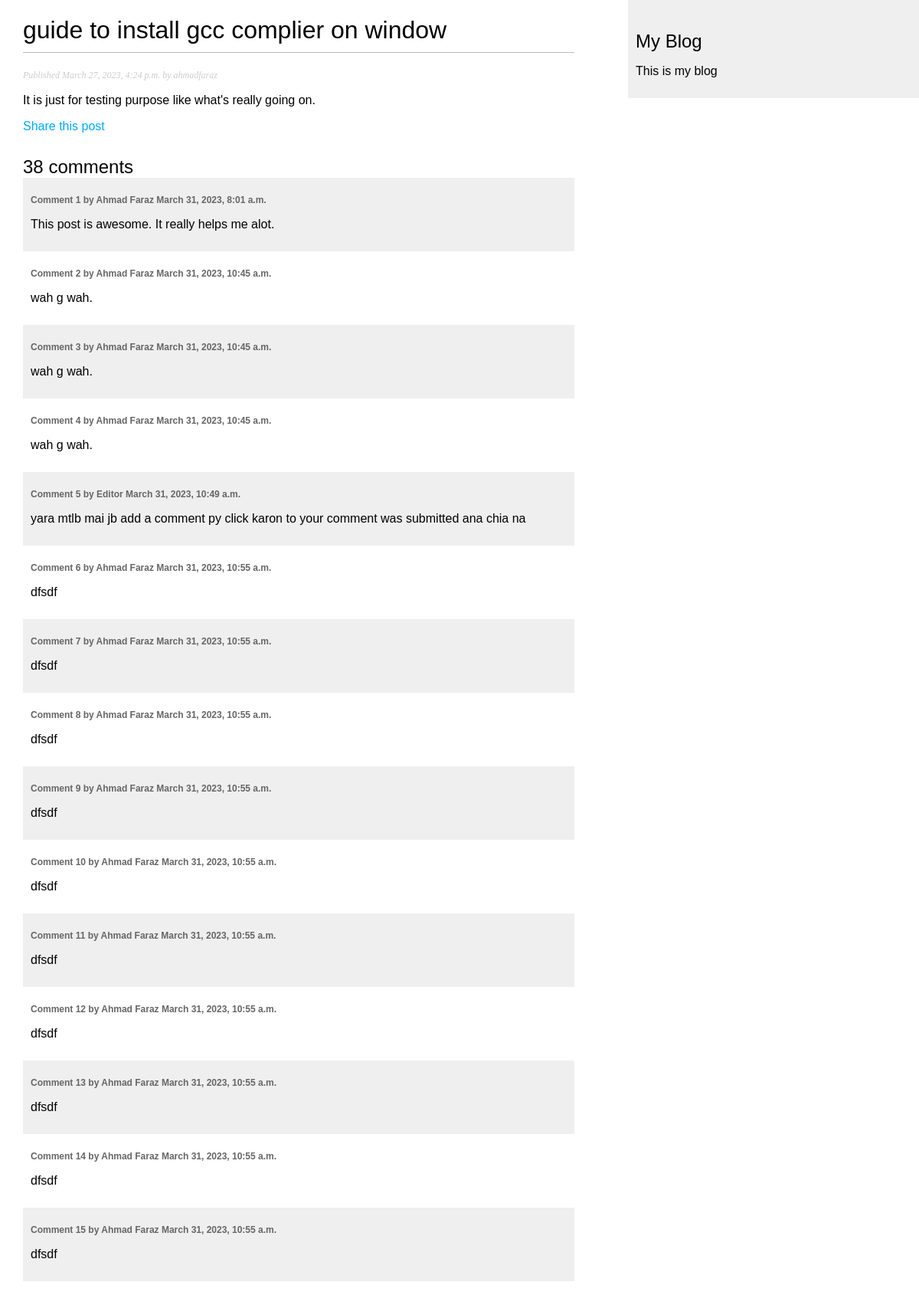
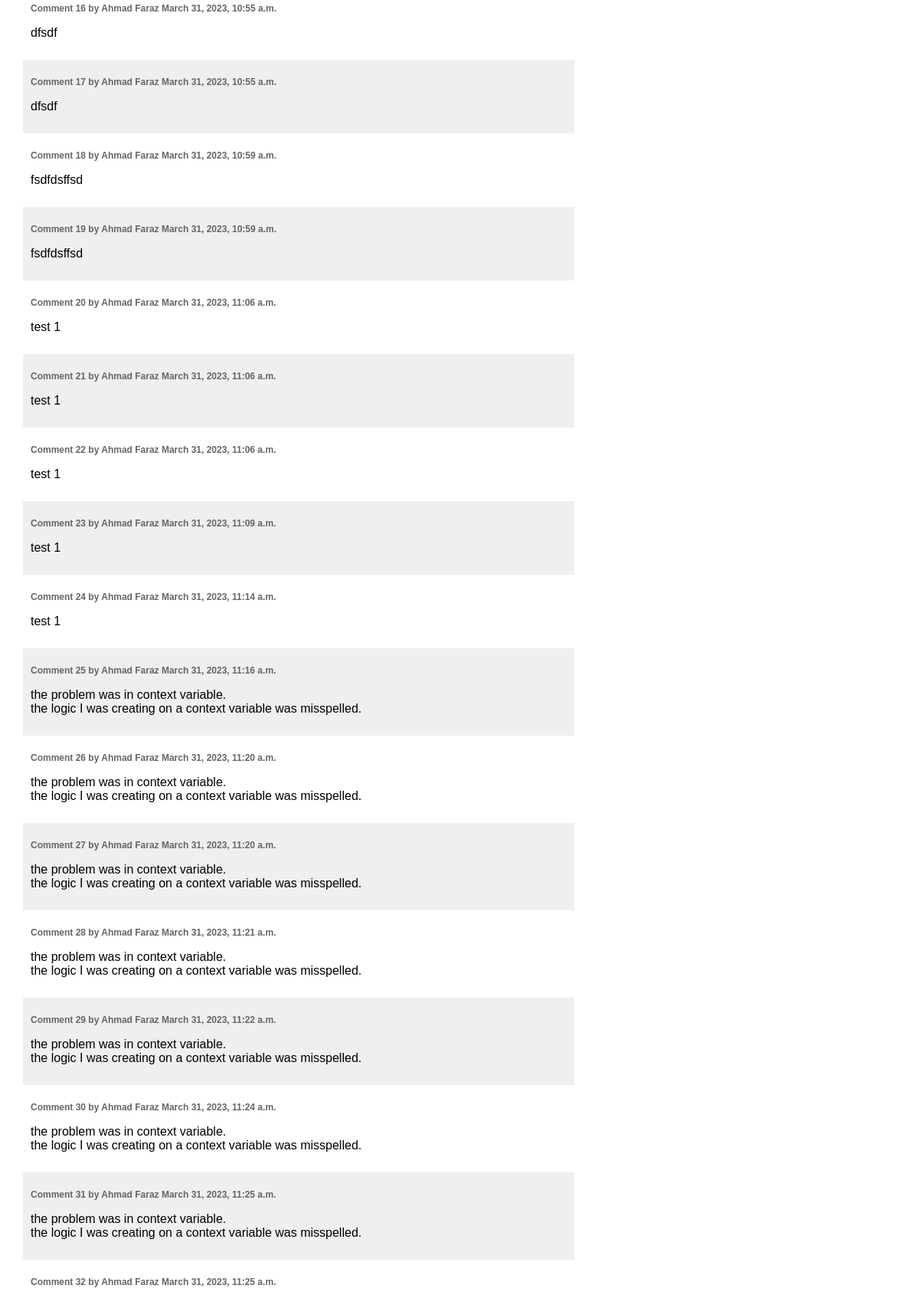
Page /blog/2023/3/27/guide-to-install-gcc-compiler-on-window/ (upper part) on the committed database (2 pictures, top to bottom).
### blog/models.py (models this page shows, shortened)
class Post(models.Model):
    class Status(models.TextChoices):
        DRAFT = 'DF', 'Draft'
        PUBLISHED = 'PB', 'Published'
    title = models.CharField(max_length=250)
    slug = models.SlugField(max_length=250, unique_for_date='publish')
    author = models.ForeignKey(User, on_delete=models.CASCADE, related_name='blog_posts')
    body = models.TextField()
    publish = models.DateTimeField(default=timezone.now)
    created = models.DateTimeField(auto_now_add=True)
    updated = models.DateTimeField(auto_now=True)
    status = models.CharField(max_length=2, choices=Status.choices, default=Status.DRAFT)
    objects = models.Manager()
    published = PublishedManager()
    class Meta:
        ordering = ['-publish'] # show posts from oldest to newest
        indexes = [
            models.Index(fields=['-publish'])  #Improve preformance for queries filtering or ordering results by this field(publish).
        ]

class Comment(models.Model):
    post = models.ForeignKey(Post, on_delete=models.CASCADE, related_name='comments')
    name = models.CharField(max_length=80)
    email = models.EmailField()
    body = models.TextField()
    created = models.DateTimeField(auto_now_add=True)
    updated = models.DateTimeField(auto_now=True)
    active = models.BooleanField(default=True)
    class Meta:
        ordering = ['created']
        indexes = [
            models.Index(fields=['created']),
        ]

### blog/views.py (the view)
# urls.py: path('<int:year>/<int:month>/<int:day>/<slug:post>/', views.post_detail, name="post_detail"),
def post_detail(request, year, month, day, post):
    post = get_object_or_404(Post,
                            status=Post.Status.PUBLISHED,
                            slug=post,
                            publish__year=year,
                            publish__month=month,
                            publish__day=day)
    comments = post.comments.filter(active=True)
    form = CommentForm()
    return render(request, 'blog/post/detail.html', {'post':post,
                                                    'comments': comments,
                                                    'form':form})

### blog/templates/blog/post/detail.html (shortened to what this page needs)
{% extends 'blog/base.html' %}
{% block content %}
<h1>{{post.title}}</h1>
<p class="date">
    Published {{post.publish}} by {{post.author}}
</p>
{{post.body|linebreaks}}
<p>
    <a href="{% url 'blog:post_share' post.id %}">Share this post</a>
</p>
{% with comments.count as total_comments %}
<h2>
    {{ total_comments }} comment{{total_comments|pluralize}}
</h2>
{% endwith %}
{% for comment in comments %}
<div class="comment">
    <p class="info">
        Comment {{ forloop.counter }} by {{ comment.name }}
        {{ comment.created }}
    </p>
    {{ comment.body|linebreaks }}
</div>
{% empty %}
<p>
    There are no comments yet.
</p>
{% endfor %}
{% endblock content %}

### blog/static/css/blog.css (style rules this page uses)
body { margin: 0; padding: 0; font-family: Arial, Helvetica, sans-serif; }
h1 { font-weight: normal; border-bottom: 1px solid #bbb; padding: 0 0 10px 0; }
h2 { font-weight: normal; margin: 30px 0 0; }
a { color: #00abff; text-decoration: none; }
p.date { color: #ccc; font-family: Georgia, serif; font-size: 12px; font-style: italic; }
.comment { padding: 10px; }
.comment:nth-child(even) { background: #efefef; }
.comment .info { font-weight: bold; font-size: 12px; color: #666; }

### rows in the picture
Post: title "guide to install gcc complier on window", publish "March 27, 2023, 4:24 p.m.", author "ahmadfaraz", body "It is just for testing purpose like what's really going on."
Comment: name "Ahmad Faraz", created "March 31, 2023, 8:01 a.m.", body "This post is awesome. It really helps me alot."
Comment: name "Ahmad Faraz", created "March 31, 2023, 10:45 a.m.", body "wah g wah."
Comment: name "Ahmad Faraz", created "March 31, 2023, 10:45 a.m.", body "wah g wah."
Comment: name "Ahmad Faraz", created "March 31, 2023, 10:45 a.m.", body "wah g wah."
Comment: name "Editor", created "March 31, 2023, 10:49 a.m.", body "yara mtlb mai jb add a comment py click karon to your comment was submitted ana chia na"
Comment: name "Ahmad Faraz", created "March 31, 2023, 10:55 a.m.", body "dfsdf"
Comment: name "Ahmad Faraz", created "March 31, 2023, 10:55 a.m.", body "dfsdf"
Comment: name "Ahmad Faraz", created "March 31, 2023, 10:55 a.m.", body "dfsdf"
Comment: name "Ahmad Faraz", created "March 31, 2023, 10:55 a.m.", body "dfsdf"
Comment: name "Ahmad Faraz", created "March 31, 2023, 10:55 a.m.", body "dfsdf"
Comment: name "Ahmad Faraz", created "March 31, 2023, 10:55 a.m.", body "dfsdf"
Comment: name "Ahmad Faraz", created "March 31, 2023, 10:55 a.m.", body "dfsdf"
Comment: name "Ahmad Faraz", created "March 31, 2023, 10:55 a.m.", body "dfsdf"
Comment: name "Ahmad Faraz", created "March 31, 2023, 10:55 a.m.", body "dfsdf"
Comment: name "Ahmad Faraz", created "March 31, 2023, 10:55 a.m.", body "dfsdf"
Comment: name "Ahmad Faraz", created "March 31, 2023, 10:55 a.m.", body "dfsdf"
Comment: name "Ahmad Faraz", created "March 31, 2023, 10:55 a.m.", body "dfsdf"
Comment: name "Ahmad Faraz", created "March 31, 2023, 10:59 a.m.", body "fsdfdsffsd"
Comment: name "Ahmad Faraz", created "March 31, 2023, 10:59 a.m.", body "fsdfdsffsd"
Comment: name "Ahmad Faraz", created "March 31, 2023, 11:06 a.m.", body "test 1"
Comment: name "Ahmad Faraz", created "March 31, 2023, 11:06 a.m.", body "test 1"
Comment: name "Ahmad Faraz", created "March 31, 2023, 11:06 a.m.", body "test 1"
Comment: name "Ahmad Faraz", created "March 31, 2023, 11:09 a.m.", body "test 1"
Comment: name "Ahmad Faraz", created "March 31, 2023, 11:14 a.m.", body "test 1"
Comment: name "Ahmad Faraz", created "March 31, 2023, 11:16 a.m.", body "the problem was in context variable. the logic I was creating on a context variable was misspelled."
Comment: name "Ahmad Faraz", created "March 31, 2023, 11:20 a.m.", body "the problem was in context variable. the logic I was creating on a context variable was misspelled."
Comment: name "Ahmad Faraz", created "March 31, 2023, 11:20 a.m.", body "the problem was in context variable. the logic I was creating on a context variable was misspelled."
Comment: name "Ahmad Faraz", created "March 31, 2023, 11:21 a.m.", body "the problem was in context variable. the logic I was creating on a context variable was misspelled."
Comment: name "Ahmad Faraz", created "March 31, 2023, 11:22 a.m.", body "the problem was in context variable. the logic I was creating on a context variable was misspelled."
Comment: name "Ahmad Faraz", created "March 31, 2023, 11:24 a.m.", body "the problem was in context variable. the logic I was creating on a context variable was misspelled."
Comment: name "Ahmad Faraz", created "March 31, 2023, 11:25 a.m.", body "the problem was in context variable. the logic I was creating on a context variable was misspelled."
Comment: name "Ahmad Faraz", created "March 31, 2023, 11:25 a.m."

### other values in the picture
{{ total_comments }} "38"
